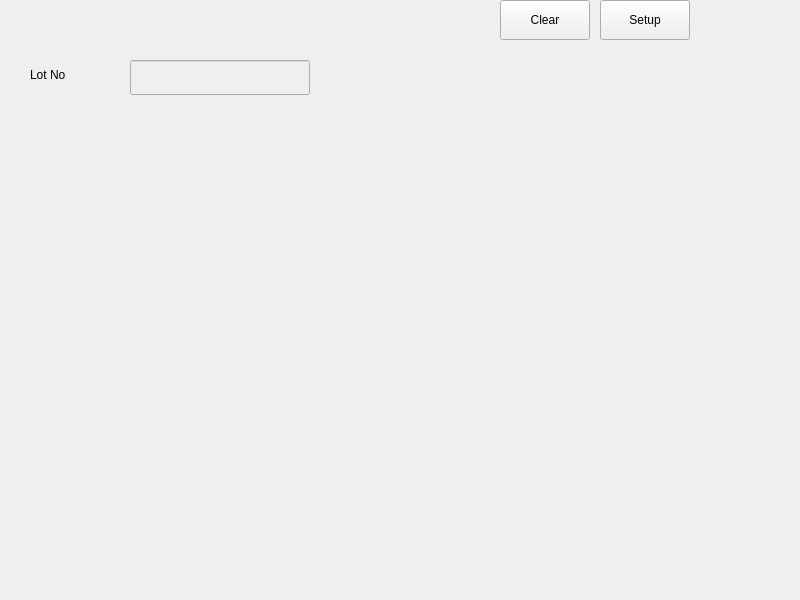
<?xml version="1.0" encoding="UTF-8"?>
<ui version="4.0">
 <class>CalibrateWin</class>
 <widget class="QWidget" name="CalibrateWin">
  <property name="geometry">
   <rect>
    <x>0</x>
    <y>0</y>
    <width>800</width>
    <height>600</height>
   </rect>
  </property>
  <property name="windowTitle">
   <string>CalibrateWin</string>
  </property>
  <widget class="QPushButton" name="pbSetup">
   <property name="geometry">
    <rect>
     <x>600</x>
     <y>0</y>
     <width>90</width>
     <height>40</height>
    </rect>
   </property>
   <property name="text">
    <string>Setup</string>
   </property>
  </widget>
  <widget class="QLabel" name="lbLotNo">
   <property name="geometry">
    <rect>
     <x>30</x>
     <y>60</y>
     <width>80</width>
     <height>30</height>
    </rect>
   </property>
   <property name="text">
    <string>Lot No</string>
   </property>
  </widget>
  <widget class="LineEdit" name="leLotNo">
   <property name="enabled">
    <bool>false</bool>
   </property>
   <property name="geometry">
    <rect>
     <x>130</x>
     <y>60</y>
     <width>180</width>
     <height>35</height>
    </rect>
   </property>
  </widget>
  <widget class="QPushButton" name="pbClear">
   <property name="geometry">
    <rect>
     <x>500</x>
     <y>0</y>
     <width>90</width>
     <height>40</height>
    </rect>
   </property>
   <property name="text">
    <string>Clear</string>
   </property>
  </widget>
 </widget>
 <layoutdefault spacing="6" margin="11"/>
 <customwidgets>
  <customwidget>
   <class>LineEdit</class>
   <extends>QLineEdit</extends>
   <header>lineedit.h</header>
  </customwidget>
 </customwidgets>
 <resources/>
 <connections/>
</ui>
